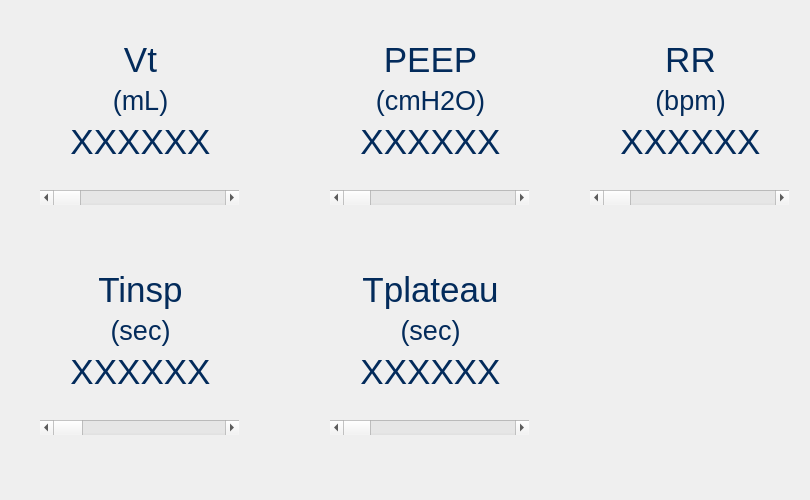
<?xml version="1.0" encoding="UTF-8"?>
<ui version="4.0">
 <class>Form</class>
 <widget class="QWidget" name="Form">
  <property name="geometry">
   <rect>
    <x>0</x>
    <y>0</y>
    <width>810</width>
    <height>500</height>
   </rect>
  </property>
  <property name="windowTitle">
   <string>Form</string>
  </property>
  <widget class="QWidget" name="layoutWidget">
   <property name="geometry">
    <rect>
     <x>590</x>
     <y>40</y>
     <width>201</width>
     <height>121</height>
    </rect>
   </property>
   <layout class="QVBoxLayout" name="verticalLayout_10">
    <item>
     <widget class="QLabel" name="RR_label_set">
      <property name="font">
       <font>
        <family>Arial</family>
        <pointsize>26</pointsize>
       </font>
      </property>
      <property name="styleSheet">
       <string notr="true">color: rgb(3, 43, 91);</string>
      </property>
      <property name="text">
       <string>RR</string>
      </property>
      <property name="alignment">
       <set>Qt::AlignCenter</set>
      </property>
     </widget>
    </item>
    <item>
     <widget class="QLabel" name="setRR_units">
      <property name="font">
       <font>
        <family>Arial</family>
        <pointsize>20</pointsize>
       </font>
      </property>
      <property name="styleSheet">
       <string notr="true">color: rgb(3, 43, 91);</string>
      </property>
      <property name="text">
       <string>(bpm)</string>
      </property>
      <property name="alignment">
       <set>Qt::AlignCenter</set>
      </property>
     </widget>
    </item>
    <item>
     <widget class="QLabel" name="setRRvar_setting">
      <property name="font">
       <font>
        <family>Arial</family>
        <pointsize>26</pointsize>
       </font>
      </property>
      <property name="styleSheet">
       <string notr="true">color: rgb(3, 43, 91);</string>
      </property>
      <property name="text">
       <string>XXXXXX</string>
      </property>
      <property name="alignment">
       <set>Qt::AlignCenter</set>
      </property>
     </widget>
    </item>
   </layout>
  </widget>
  <widget class="QWidget" name="layoutWidget">
   <property name="geometry">
    <rect>
     <x>40</x>
     <y>270</y>
     <width>201</width>
     <height>121</height>
    </rect>
   </property>
   <layout class="QVBoxLayout" name="verticalLayout_6">
    <item>
     <widget class="QLabel" name="Tinsp_label_set">
      <property name="font">
       <font>
        <family>Arial</family>
        <pointsize>26</pointsize>
       </font>
      </property>
      <property name="styleSheet">
       <string notr="true">color: rgb(3, 43, 91);</string>
      </property>
      <property name="text">
       <string>Tinsp</string>
      </property>
      <property name="alignment">
       <set>Qt::AlignCenter</set>
      </property>
     </widget>
    </item>
    <item>
     <widget class="QLabel" name="setTinsp_units">
      <property name="font">
       <font>
        <family>Arial</family>
        <pointsize>20</pointsize>
       </font>
      </property>
      <property name="styleSheet">
       <string notr="true">color: rgb(3, 43, 91);</string>
      </property>
      <property name="text">
       <string>(sec)</string>
      </property>
      <property name="alignment">
       <set>Qt::AlignCenter</set>
      </property>
     </widget>
    </item>
    <item>
     <widget class="QLabel" name="setTinspvar_setting">
      <property name="font">
       <font>
        <family>Arial</family>
        <pointsize>26</pointsize>
       </font>
      </property>
      <property name="styleSheet">
       <string notr="true">color: rgb(3, 43, 91);</string>
      </property>
      <property name="text">
       <string>XXXXXX</string>
      </property>
      <property name="alignment">
       <set>Qt::AlignCenter</set>
      </property>
     </widget>
    </item>
   </layout>
  </widget>
  <widget class="QWidget" name="layoutWidget">
   <property name="geometry">
    <rect>
     <x>330</x>
     <y>40</y>
     <width>201</width>
     <height>121</height>
    </rect>
   </property>
   <layout class="QVBoxLayout" name="verticalLayout_9">
    <item>
     <widget class="QLabel" name="PEEP_label_set">
      <property name="font">
       <font>
        <family>Arial</family>
        <pointsize>26</pointsize>
       </font>
      </property>
      <property name="styleSheet">
       <string notr="true">color: rgb(3, 43, 91);</string>
      </property>
      <property name="text">
       <string>PEEP</string>
      </property>
      <property name="alignment">
       <set>Qt::AlignCenter</set>
      </property>
     </widget>
    </item>
    <item>
     <widget class="QLabel" name="setPEEP_units">
      <property name="font">
       <font>
        <family>Arial</family>
        <pointsize>20</pointsize>
       </font>
      </property>
      <property name="styleSheet">
       <string notr="true">color: rgb(3, 43, 91);</string>
      </property>
      <property name="text">
       <string>(cmH2O)</string>
      </property>
      <property name="alignment">
       <set>Qt::AlignCenter</set>
      </property>
     </widget>
    </item>
    <item>
     <widget class="QLabel" name="setPEEPvar_setting">
      <property name="font">
       <font>
        <family>Arial</family>
        <pointsize>26</pointsize>
       </font>
      </property>
      <property name="styleSheet">
       <string notr="true">color: rgb(3, 43, 91);</string>
      </property>
      <property name="text">
       <string>XXXXXX</string>
      </property>
      <property name="alignment">
       <set>Qt::AlignCenter</set>
      </property>
     </widget>
    </item>
   </layout>
  </widget>
  <widget class="QWidget" name="layoutWidget">
   <property name="geometry">
    <rect>
     <x>40</x>
     <y>40</y>
     <width>201</width>
     <height>121</height>
    </rect>
   </property>
   <layout class="QVBoxLayout" name="verticalLayout_7">
    <item>
     <widget class="QLabel" name="Vt_label_set">
      <property name="font">
       <font>
        <family>Arial</family>
        <pointsize>26</pointsize>
       </font>
      </property>
      <property name="styleSheet">
       <string notr="true">color: rgb(3, 43, 91);</string>
      </property>
      <property name="text">
       <string>Vt</string>
      </property>
      <property name="alignment">
       <set>Qt::AlignCenter</set>
      </property>
     </widget>
    </item>
    <item>
     <widget class="QLabel" name="setVt_units">
      <property name="font">
       <font>
        <family>Arial</family>
        <pointsize>20</pointsize>
       </font>
      </property>
      <property name="styleSheet">
       <string notr="true">color: rgb(3, 43, 91);</string>
      </property>
      <property name="text">
       <string>(mL)</string>
      </property>
      <property name="alignment">
       <set>Qt::AlignCenter</set>
      </property>
     </widget>
    </item>
    <item>
     <widget class="QLabel" name="setVtvar_setting">
      <property name="font">
       <font>
        <family>Arial</family>
        <pointsize>26</pointsize>
       </font>
      </property>
      <property name="styleSheet">
       <string notr="true">color: rgb(3, 43, 91);</string>
      </property>
      <property name="text">
       <string>XXXXXX</string>
      </property>
      <property name="alignment">
       <set>Qt::AlignCenter</set>
      </property>
     </widget>
    </item>
   </layout>
  </widget>
  <widget class="QScrollBar" name="setTinspScrollBar">
   <property name="geometry">
    <rect>
     <x>40</x>
     <y>420</y>
     <width>199</width>
     <height>15</height>
    </rect>
   </property>
   <property name="maximum">
    <number>10</number>
   </property>
   <property name="pageStep">
    <number>2</number>
   </property>
   <property name="value">
    <number>0</number>
   </property>
   <property name="orientation">
    <enum>Qt::Horizontal</enum>
   </property>
  </widget>
  <widget class="QScrollBar" name="setRRScrollBar">
   <property name="geometry">
    <rect>
     <x>590</x>
     <y>190</y>
     <width>199</width>
     <height>15</height>
    </rect>
   </property>
   <property name="orientation">
    <enum>Qt::Horizontal</enum>
   </property>
  </widget>
  <widget class="QScrollBar" name="setVtScrollBar">
   <property name="geometry">
    <rect>
     <x>40</x>
     <y>190</y>
     <width>199</width>
     <height>15</height>
    </rect>
   </property>
   <property name="orientation">
    <enum>Qt::Horizontal</enum>
   </property>
  </widget>
  <widget class="QScrollBar" name="setPEEPScrollBar">
   <property name="geometry">
    <rect>
     <x>330</x>
     <y>190</y>
     <width>199</width>
     <height>15</height>
    </rect>
   </property>
   <property name="orientation">
    <enum>Qt::Horizontal</enum>
   </property>
  </widget>
  <widget class="QWidget" name="layoutWidget_2">
   <property name="geometry">
    <rect>
     <x>330</x>
     <y>270</y>
     <width>201</width>
     <height>121</height>
    </rect>
   </property>
   <layout class="QVBoxLayout" name="verticalLayout_11">
    <item>
     <widget class="QLabel" name="Tplateau_label_set">
      <property name="font">
       <font>
        <family>Arial</family>
        <pointsize>26</pointsize>
       </font>
      </property>
      <property name="styleSheet">
       <string notr="true">color: rgb(3, 43, 91);</string>
      </property>
      <property name="text">
       <string>Tplateau</string>
      </property>
      <property name="alignment">
       <set>Qt::AlignCenter</set>
      </property>
     </widget>
    </item>
    <item>
     <widget class="QLabel" name="setTplateau_units">
      <property name="font">
       <font>
        <family>Arial</family>
        <pointsize>20</pointsize>
       </font>
      </property>
      <property name="styleSheet">
       <string notr="true">color: rgb(3, 43, 91);</string>
      </property>
      <property name="text">
       <string>(sec)</string>
      </property>
      <property name="alignment">
       <set>Qt::AlignCenter</set>
      </property>
     </widget>
    </item>
    <item>
     <widget class="QLabel" name="setTplateauvar_setting">
      <property name="font">
       <font>
        <family>Arial</family>
        <pointsize>26</pointsize>
       </font>
      </property>
      <property name="styleSheet">
       <string notr="true">color: rgb(3, 43, 91);</string>
      </property>
      <property name="text">
       <string>XXXXXX</string>
      </property>
      <property name="alignment">
       <set>Qt::AlignCenter</set>
      </property>
     </widget>
    </item>
   </layout>
  </widget>
  <widget class="QScrollBar" name="setTplateauScrollBar">
   <property name="geometry">
    <rect>
     <x>330</x>
     <y>420</y>
     <width>199</width>
     <height>15</height>
    </rect>
   </property>
   <property name="orientation">
    <enum>Qt::Horizontal</enum>
   </property>
  </widget>
 </widget>
 <resources/>
 <connections/>
</ui>
